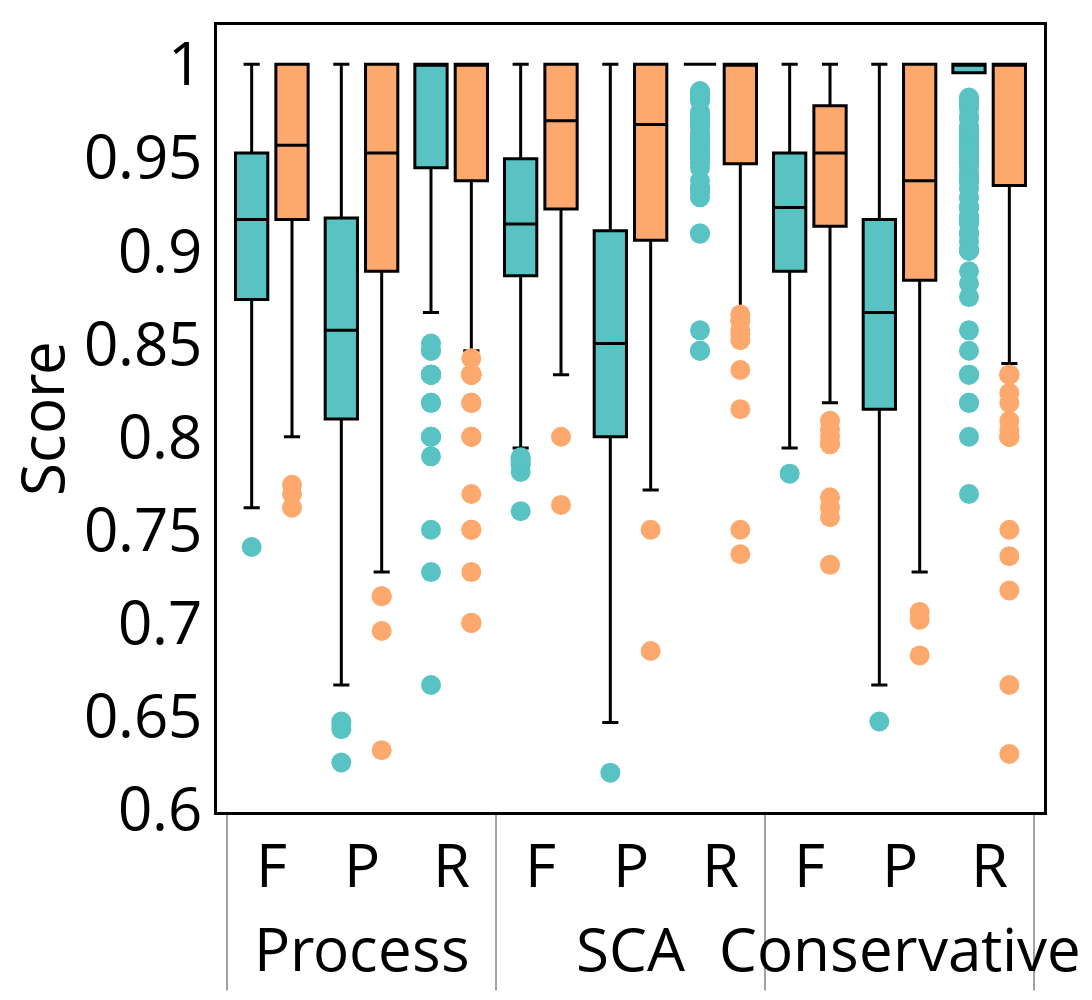

Notebook code cell kept with this figure:
### Code cell
df = df_plots[(df_plots['metric'] == 'RWR') & (df_plots['quality_metric'].isin(['f_measure', 'precision', 'recall']))]
df.replace('f_measure', 'F', inplace=True)
df.replace('P', 'Process', inplace=True)
df.replace('precision', 'P', inplace=True)
df.replace('recall', 'R', inplace=True)
df.replace('Cons.', 'Conservative', inplace=True)
paper_boxplot_comparison_single_metric(df, 'lgr_threshold_comparison_rwr_fp', colors=['#59C3C3', '#FDA96D'], showlegend=False)

### Figure 1 — Plotly figure (JSON) as saved in the notebook; plotly's stock layout.template omitted (floating-point values rounded to 4 significant figures; data arrays with more than 128 entries replaced by an {"elided": "..."} marker saying what was removed)
{"data": [{"boxpoints": "outliers", "fillcolor": "#59C3C3", "line": {"color": "#000000", "width": 3}, "marker": {"color": "#59C3C3", "size": 20}, "name": "Threshold", "type": "box", "x": {"elided": "2x2799 str values"}, "y": {"elided": "2799 float values"}}, {"boxpoints": "outliers", "fillcolor": "#FDA96D", "line": {"color": "#000000", "width": 3}, "marker": {"color": "#FDA96D", "size": 20}, "name": "GAP-MINE", "type": "box", "x": {"elided": "2x2799 str values"}, "y": {"elided": "2799 float values"}}], "layout": {"boxgap": 0.1, "boxgroupgap": 0.2, "boxmode": "group", "height": 1000, "legend": {"font": {"color": "black", "size": 60}, "orientation": "h", "x": 0.99, "xanchor": "right", "y": 1.01, "yanchor": "bottom"}, "margin": {"b": 20, "l": 20, "r": 20, "t": 25}, "paper_bgcolor": "rgba(255,255,255,1)", "plot_bgcolor": "rgba(255,255,255,1)", "showlegend": false, "title": {"x": 0.5}, "width": 2000, "xaxis": {"color": "black", "linecolor": "black", "linewidth": 3, "mirror": true, "showline": true, "tickfont": {"size": 60}}, "yaxis": {"color": "black", "linecolor": "black", "linewidth": 3, "mirror": true, "showline": true, "tickfont": {"size": 60}, "title": {"font": {"size": 60}, "standoff": 30, "text": "Score"}}}}
